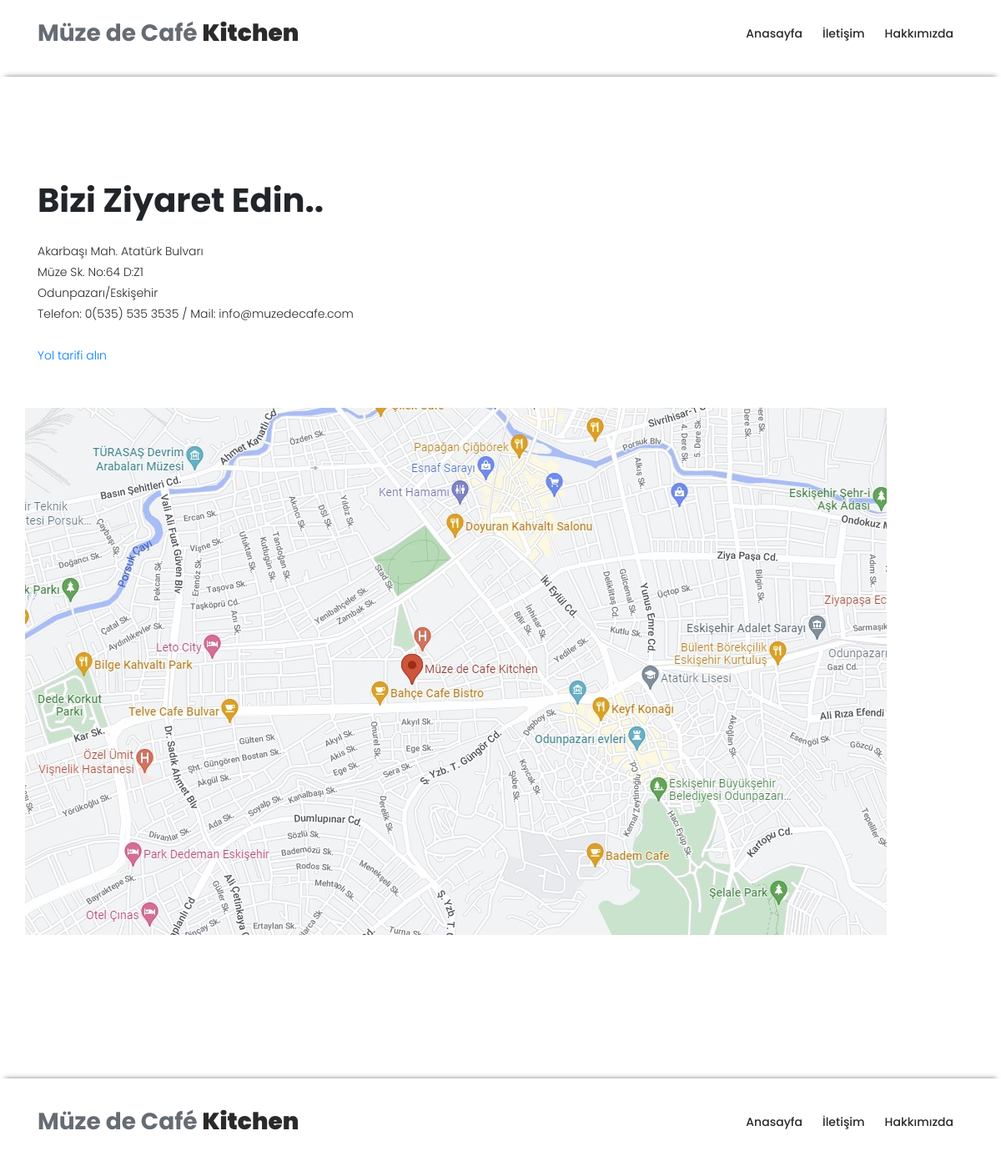
The page /iletisim.php on the database its author committed.
### tables this page shows
CREATE TABLE `menu` (
  `menu_id` int(11) NOT NULL,
  `menu_ad` varchar(255) NOT NULL,
  `menu_url` varchar(255) NOT NULL,
  `menu_sira` int(255) NOT NULL,
  `menu_durum` int(255) NOT NULL,
  `menu_renk` int(255) NOT NULL
);

CREATE TABLE `veri_iletisim` (
  `id` int(11) NOT NULL,
  `icerik` text NOT NULL
);

CREATE TABLE `iletisimresimyukleme` (
  `resim_id` int(11) NOT NULL,
  `resim` text NOT NULL,
  `resimaciklama` text NOT NULL
);

### iletisim.php (the view, shortened to what this page needs)
<?php
include('sistem/baglan.php');
$sorgu = $baglan->prepare("SELECT * FROM veri_iletisim Where id=1");
$sorgu->execute();
$sonuc = $sorgu->fetch();
?>
<php lang="en">
    <head>
        <link rel="stylesheet" type="text/css" href="assets/css/bootstrap.min.css">
        <link rel="stylesheet" type="text/css" href="assets/css/font-awesome.css">
        <link rel="stylesheet" type="text/css" href="assets/css/owl-carousel.css">
        <link rel="stylesheet" href="assets/css/tooplate-artxibition.css">
    </head>
    <body>
        <header class="header-area header-sticky col-xl-12">
            <div class="container">
                <div class="row">
                    <div class="col-12">
                        <nav class="main-nav">
                            <a href="index.php" class="logo">Müze de Café <em>Kitchen</em></a>
                            <?php
                            $menusor = $baglan->prepare("SELECT * FROM menu order by menu_sira desc");
                            $menusor->execute();
                            while ($menucek = $menusor->fetch(pdo::FETCH_ASSOC)) {
                            ?>
                                <ul class="nav">
                                    <?php if ($menucek['menu_durum'] == 1) : ?>
                                        <a href="<?php echo $menucek['menu_url']; ?>">
                                            <br>
                                            <li class="logo">
                                                <?php echo $menucek['menu_ad']; ?>
                                        </a>
                                    <?php endif ?>
                                </ul>
                            <?php } ?>
                        </nav>
                    </div>
                </div>
            </div>
        </header>
        <div style="box-shadow: rgb(0 0 0 / 50%) 0px -6px 6px -6px;
    padding:1%;
    margin-top:1%;
    background-color:white;"></div>
        <div class="amazing-venues">
            <div class="container">
                <div class="row">
                    <div class="col-lg-6">
                        <div class="left-content">
                            <?= $sonuc["icerik"] ?>
                        </div>
                        <div class="row">
                        <?php $resimler = $baglan->prepare("SELECT * FROM iletisimresimyukleme");
                                $resimler->execute();
                                if ($resimler->rowCount()) {
                                    foreach ($resimler as $row) {      ?> <img src="9 mart web/<?php echo $row["resim"]; ?>" width="%50" height="50%" alt="resim" /> <?php }
                                                                                                                                                                } ?>
                        </div>
                    </div>
                </div>
            </div>
            <div class="container">
                <div class="row">
                </div>
            </div>
        </div>
        <footer class="header-area header-sticky col-xl-12" style="box-shadow: rgb(0 0 0 / 50%) 0px -6px 6px -6px;
    padding:1%;
    margin-top:7%;
    background-color:white;">
            <div class="container">
                <nav class="main-nav">
                    <a href="index.php" class="logo">Müze de Café <em>Kitchen</em></a>
                    <?php
                    $menusor = $baglan->prepare("SELECT * FROM menu order by menu_sira desc");
                    $menusor->execute();
                    while ($menucek = $menusor->fetch(pdo::FETCH_ASSOC)) {
                    ?>
                        <ul class="nav">
                            <?php if ($menucek['menu_durum'] == 1) : ?>
                                <a href="<?php echo $menucek['menu_url']; ?>">
                                    <br>
                                    <li class="logo">
                                        <?php echo $menucek['menu_ad']; ?>
                                </a>
                            <?php endif ?>
                        </ul>
                    <?php } ?>
                </nav>
            </div>
        </footer>
    </body>
    </html>

### assets/css/tooplate-artxibition.css (style rules this page uses)
html, body, div, span, applet, object, iframe, h1, h2, h3, h4, h5, h6, p, blockquote, div pre, a, abbr, acronym, address, big, cite, code, del, dfn, em, font, img, ins, kbd, q, s, samp, small, strike, strong, sub, sup, tt, var, b, u, i, center, dl, dt, dd, ol, ul, li, figure, header, nav, section, article, aside, footer, figcaption { margin: 0; padding: 0; border: 0; outline: 0; }
ul, li { padding: 0; margin: 0; list-style: none; }
header, nav, section, article, aside, footer, hgroup { display: block; }
* { box-sizing: border-box; }
html, body { font-family: 'Poppins', sans-serif; font-weight: 400; background-color: #fff; font-size: 16px; -ms-text-size-adjust: 100%; -webkit-font-smoothing: antialiased; -moz-osx-font-smoothing: grayscale; }
a { text-decoration: none !important; }
h1, h2, h3, h4, h5, h6 { margin-top: 0px; margin-bottom: 0px; }
ul { margin-bottom: 0px; }
p { font-size: 14px; line-height: 25px; color: #2a2a2a; font-weight: 300; }
html, body { background: #fff; font-family: 'Poppins', sans-serif; }
.header-area { position: relative; top: 0px; left: 0px; right: 0px; z-index: 100; height: 80px; background: #fff; -webkit-transition: all .5s ease 0s; -moz-transition: all .5s ease 0s; -o-transition: all .5s ease 0s; transition: all .5s ease 0s; }
.header-area .main-nav { min-height: 80px; background: transparent; }
.header-area .main-nav .logo { line-height: 80px; color: #656c74; font-size: 28px; font-weight: 700; float: left; -webkit-transition: all 0.3s ease 0s; -moz-transition: all 0.3s ease 0s; -o-transition: all 0.3s ease 0s; transition: all 0.3s ease 0s; }
.header-area .main-nav .logo em { font-style: normal; color: #2a2a2a; font-weight: 900; }
.header-area .main-nav .nav { float: right; margin-top: 27px; margin-right: 0px; background-color: transparent; -webkit-transition: all 0.3s ease 0s; -moz-transition: all 0.3s ease 0s; -o-transition: all 0.3s ease 0s; transition: all 0.3s ease 0s; position: relative; z-index: 999; }
.header-area .main-nav .nav li { padding-left: 20px; padding-right: 20px; }
.header-area .main-nav .nav li a { display: block; font-weight: 500; font-size: 14px; color: #2a2a2a; text-transform: capitalize; -webkit-transition: all 0.3s ease 0s; -moz-transition: all 0.3s ease 0s; -o-transition: all 0.3s ease 0s; transition: all 0.3s ease 0s; height: 40px; line-height: 40px; border: transparent; }
.header-area.header-sticky { min-height: 80px; }
.header-area.header-sticky .nav { margin-top: 20px !important; }
@media (max-width: 1200px) { .header-area .main-nav .nav li { padding-left: 12px; padding-right: 12px; } }
@media (max-width: 1200px) { .header-area .main-nav:before { display: none; } }
@media (min-width: 767px) { .header-area .main-nav .nav { display: flex !important; } }
.amazing-venues { margin: 100px 0px; }
footer { padding-top: 60px; margin-bottom: 25px; }

### rows shown on the page
menu: menu_ad "Hakkımızda"
menu: menu_ad "İletişim"
menu: menu_ad "Anasayfa"
veri_iletisim: icerik "Bizi Ziyaret Edin.. Akarbaşı Mah. Atatürk Bulvarı Müze Sk. No:64 D:Z1 Odunpazarı/Eskişehir Telefon: 0(535) 535 3535 / Mail: info@muzedecafe.com Yol tarifi alın"
iletisimresimyukleme: resim (picture)
